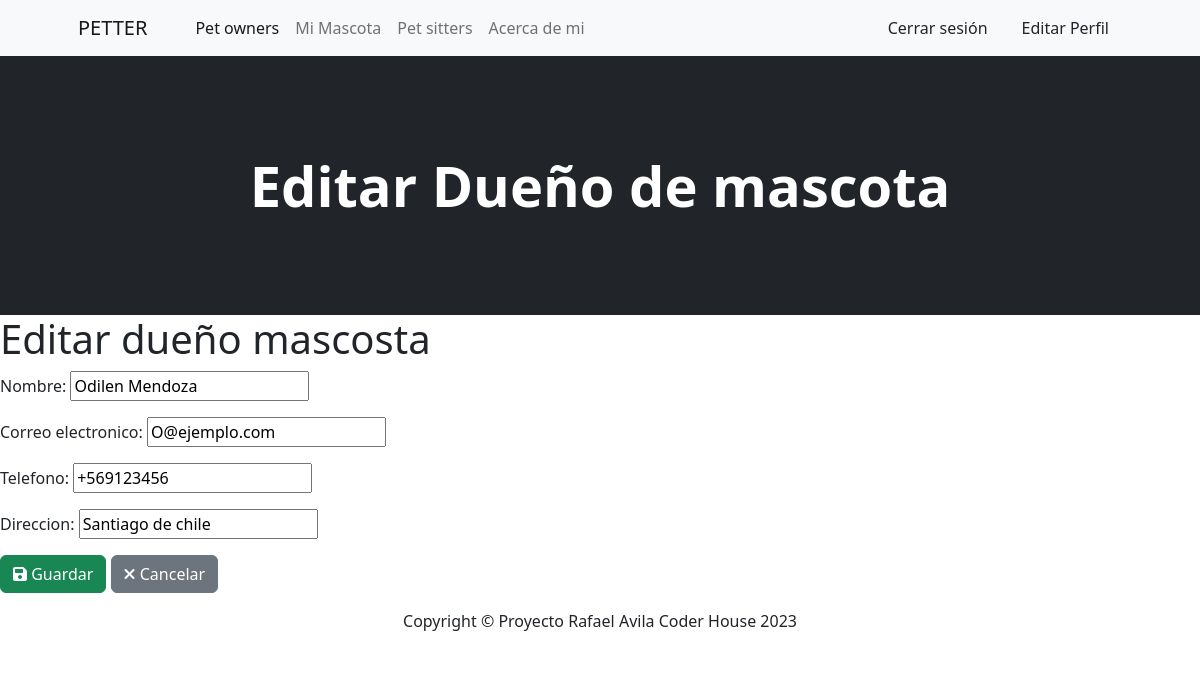
Page /update_dueno/2/ (signed in) on the committed database.
### MVP/models.py (models this page shows, shortened)
class DuenoMascota(models.Model):
    nombre = models.CharField(max_length=100)
    correo_electronico = models.EmailField()
    telefono = models.CharField(max_length=20)
    direccion = models.CharField(max_length=200)

### MVP/views.py (the view)
# urls.py: path('update_dueno/<int:pk>/', views.DuenoMascotaUpdate.as_view(), name='update_dueno'),
class DuenoMascotaUpdate(LoginRequiredMixin, UpdateView):
    model = DuenoMascota
    fields = ['nombre','correo_electronico','telefono','direccion']
    success_url = reverse_lazy('petowners')
    template_name = "update_dueno.html"

### MVP/templates/update_dueno.html (shortened to what this page needs)
{% extends "base.html" %}
{% load static %}
{% block titulo %}
    Editar Dueño de mascota
{% endblock titulo %}
{% block contenido %}
    <h1>Editar dueño mascosta</h1>
    <form method="post">
        {{ form.as_p }}
        <div class="form-group">
            <button type="submit" class="btn btn-success">
                <i class="fas fa-save"></i> Guardar
            </button>
            <a href="{% url 'petowners' %}" class="btn btn-secondary">
                <i class="fas fa-times"></i> Cancelar
            </a>
        </div>
    </form>
{% endblock contenido %}

### rows in the picture
DuenoMascota: nombre "Odilen Mendoza", correo_electronico "O@ejemplo.com", telefono "+569123456", direccion "Santiago de chile"
